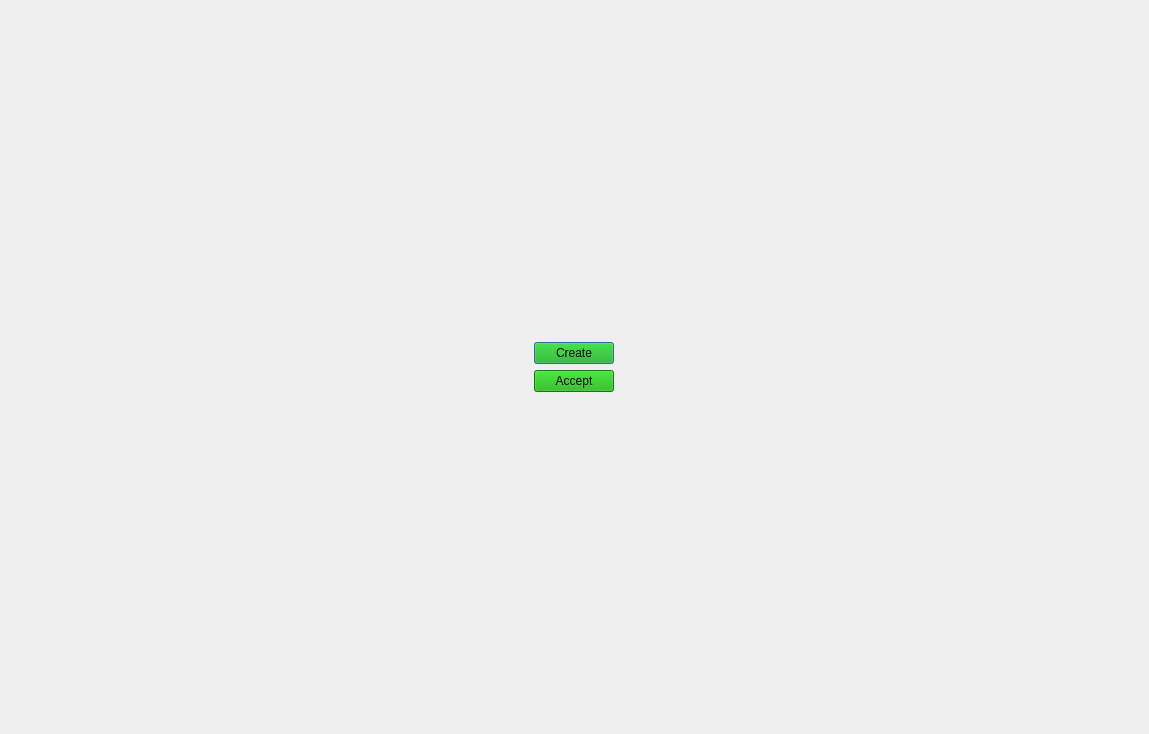
<?xml version="1.0" encoding="UTF-8"?>
<ui version="4.0">
 <class>LayoutDesign</class>
 <widget class="QDialog" name="LayoutDesign">
  <property name="windowModality">
   <enum>Qt::NonModal</enum>
  </property>
  <property name="geometry">
   <rect>
    <x>0</x>
    <y>0</y>
    <width>1149</width>
    <height>734</height>
   </rect>
  </property>
  <property name="windowTitle">
   <string>DesignLayout</string>
  </property>
  <layout class="QHBoxLayout" name="horizontalLayout">
   <item>
    <layout class="QVBoxLayout" name="verticalLayout_3">
     <item>
      <layout class="QGridLayout" name="LeftFrame"/>
     </item>
    </layout>
   </item>
   <item>
    <layout class="QVBoxLayout" name="verticalLayout_2">
     <item>
      <layout class="QGridLayout" name="TopFrame"/>
     </item>
     <item>
      <layout class="QGridLayout" name="DesignGrid"/>
     </item>
     <item>
      <layout class="QGridLayout" name="BottomFrame"/>
     </item>
    </layout>
   </item>
   <item>
    <layout class="QVBoxLayout" name="ActionFrame">
     <item>
      <spacer name="verticalSpacer_3">
       <property name="orientation">
        <enum>Qt::Vertical</enum>
       </property>
       <property name="sizeHint" stdset="0">
        <size>
         <width>20</width>
         <height>40</height>
        </size>
       </property>
      </spacer>
     </item>
     <item>
      <layout class="QVBoxLayout" name="verticalLayout">
       <property name="sizeConstraint">
        <enum>QLayout::SetMinimumSize</enum>
       </property>
       <item>
        <widget class="QPushButton" name="CreateButton">
         <property name="enabled">
          <bool>true</bool>
         </property>
         <property name="sizePolicy">
          <sizepolicy hsizetype="Fixed" vsizetype="Fixed">
           <horstretch>0</horstretch>
           <verstretch>0</verstretch>
          </sizepolicy>
         </property>
         <property name="styleSheet">
          <string notr="true">background-color: rgb(16, 173, 5);</string>
         </property>
         <property name="text">
          <string>Create</string>
         </property>
        </widget>
       </item>
       <item>
        <widget class="QPushButton" name="AcceptButton">
         <property name="enabled">
          <bool>true</bool>
         </property>
         <property name="sizePolicy">
          <sizepolicy hsizetype="Fixed" vsizetype="Fixed">
           <horstretch>0</horstretch>
           <verstretch>0</verstretch>
          </sizepolicy>
         </property>
         <property name="styleSheet">
          <string notr="true">background-color: rgb(16, 173, 5);</string>
         </property>
         <property name="text">
          <string>Accept</string>
         </property>
        </widget>
       </item>
      </layout>
     </item>
     <item>
      <spacer name="verticalSpacer_2">
       <property name="orientation">
        <enum>Qt::Vertical</enum>
       </property>
       <property name="sizeHint" stdset="0">
        <size>
         <width>20</width>
         <height>40</height>
        </size>
       </property>
      </spacer>
     </item>
    </layout>
   </item>
  </layout>
  <zorder>gridLayoutWidget</zorder>
  <zorder>AcceptButton</zorder>
  <zorder>CreateButton</zorder>
  <zorder>gridLayoutWidget_2</zorder>
  <zorder>gridLayoutWidget_3</zorder>
  <zorder>gridLayoutWidget_4</zorder>
  <zorder>verticalSpacer_2</zorder>
  <zorder>verticalSpacer_3</zorder>
  <zorder>verticalSpacer_6</zorder>
  <zorder>verticalSpacer_7</zorder>
  <zorder></zorder>
  <zorder></zorder>
 </widget>
 <resources/>
 <connections/>
</ui>
